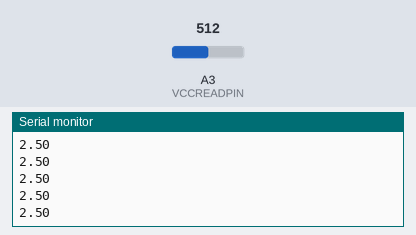
Bench run of a sketch on a simulated Arduino Uno, built with avr-gcc and run on an emulated ATmega328P. Shown: the last lines printed to the serial monitor. The test bench sets the inputs (shaded band); at power-on: A3 (VCCREADPIN) = 512.

Above: at 1.2 s.
1.3 s: A3 (VCCREADPIN) set to 716
At 1.9 s:
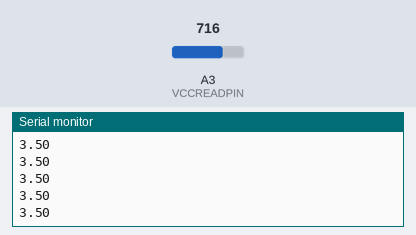
2.8 s: A3 (VCCREADPIN) set to 900
At 3.9 s:
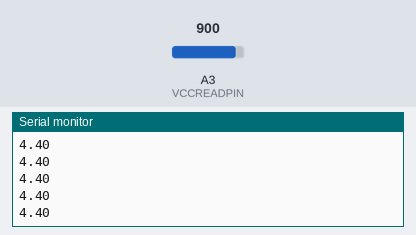
Timing chart, 0 to 5.8 s (numbered marks = the images above; inputs shaded):
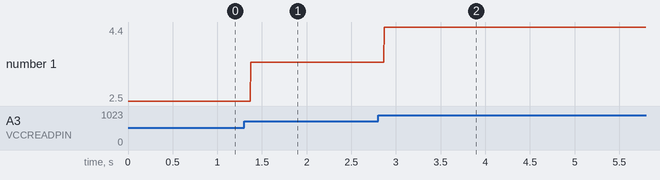

The sketch:

Voltage_read_0-5V.ino
```cpp
/*
 * Arduino UNO, read voltage 0-5V
 *
 * Measure the voltage from 0-5V on the A3 PIN, and output the result in the serial monitor.
 *
 * Created 18. March 2020
 * by Stian Østhus Lund
 *
 */


#define VCCREADPIN A3                // PIN 2 (D3, PWM, A3)

void setup() {
  Serial.begin(9600);                // Initialize serial communication

  pinMode(VCCREADPIN, INPUT);        // Set the voltage read pin to input mode
}

void loop() {
  int raw = map(analogRead(VCCREADPIN), 0, 1023, 0, 5000);    // Map the analogRead output (0-1023) to a value from 0-5000
  float voltage = float(raw) / 1000;                          // Convert the raw integer to a float and divide by 1000 to get the value in volts

  Serial.println(voltage);           // Print the voltage value to the serial monitor
}
```

Measured:
- after the input at 1.3 s, the serial monitor: prints a new line after 0.07 s (image 1)
- after the input at 2.8 s, the serial monitor: prints a new line after 0.07 s (image 2)
- plotted number 1: 2.5 → 3.5 after the input at 1.3 s, 3.5 → 4.4 after the input at 2.8 s
